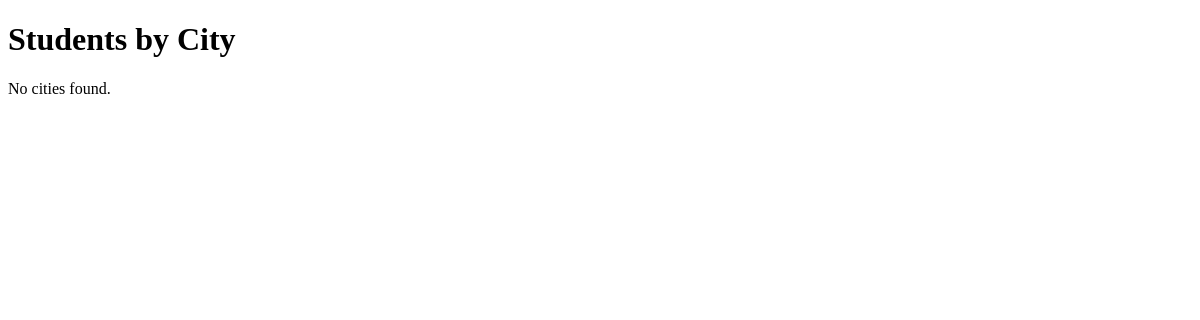
/books/lab8/task6, run on an earlier commit of the app's database.
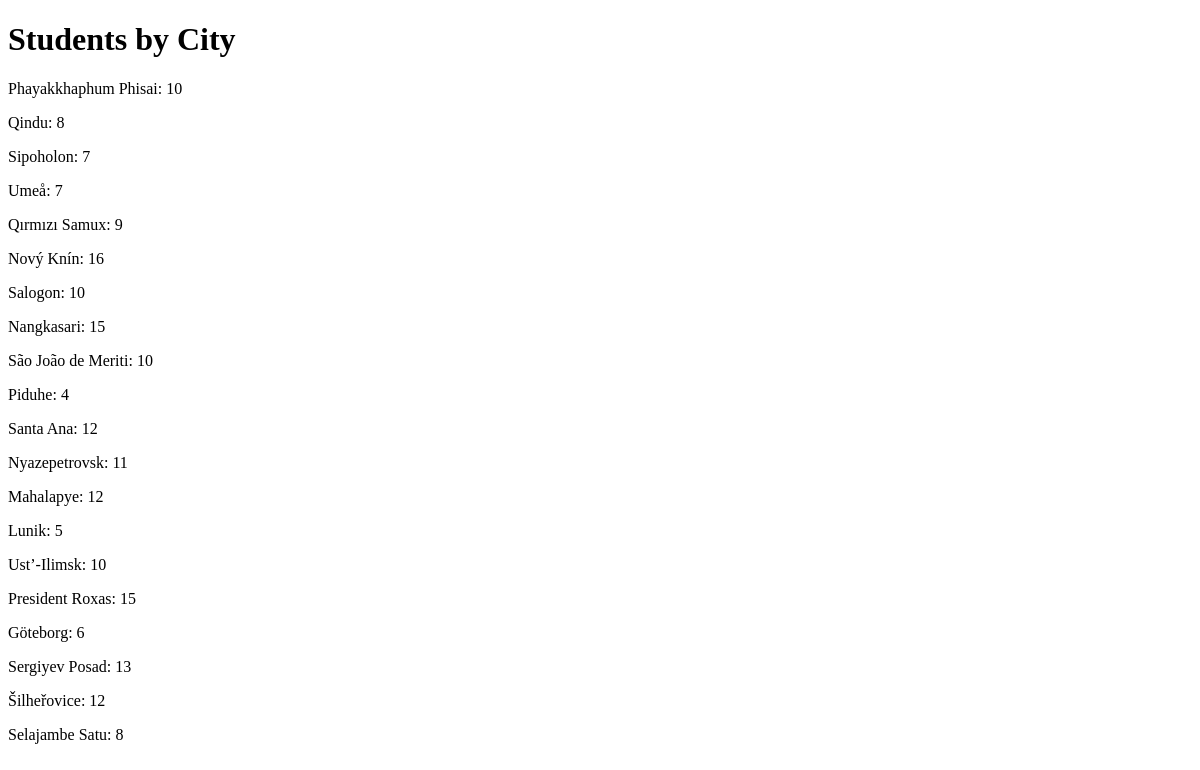
And on a later commit of the database.
### apps/bookmodule/models.py (models this page shows)
class Address (models.Model):
    city = models.CharField(max_length = 50)

### apps/bookmodule/views.py (the view)
# urls.py: path('lab8/task6', views.task6, name='task6'),
def task6(request):
    cities = Address.objects.annotate(
        student_count=Count('student')
    ).values('city', 'student_count')
    context = {
        'cities': cities
    }
    return render(request, 'bookmodule/task6.html', context)

### apps/templates/bookmodule/task6.html (shortened to what this page needs)
{% extends "layouts/base.html" %}
{% load static %}
{% block content %}
<!DOCTYPE html>
<html>
<head>
</head>
<body>
    <h1>Students by City</h1>
    {% for city in cities %}
    <p>{{ city.city }}: {{ city.student_count }}</p>
    {% empty %}
    <p>No cities found.</p>
    {% endfor %}
</body>
</html>
{% endblock %}

### apps/templates/layouts/base.html (shortened to what this page needs)
<!DOCTYPE html>
<html>
{% load static %}
<head>
 <link rel="stylesheet" href="{% static 'styles.css' %}">
 <link rel="stylesheet" href="{% static 'main.css' %}">
 <link rel="stylesheet" href="https://cdnjs.cloudflare.com/ajax/libs/fontawesome/4.7.0/css/font-awesome.min.css">
</head>
<body>
 {% block content %} {% endblock content %}
</body>
</html>

What changed in the data, as far as the page shows it:
added Address: city "Phayakkhaphum Phisai", student_count "10"
added Address: city "Qindu", student_count "8"
added Address: city "Sipoholon", student_count "7"
added Address: city "Umeå", student_count "7"
added Address: city "Qırmızı Samux", student_count "9"
added Address: city "Nový Knín", student_count "16"
added Address: city "Salogon", student_count "10"
added Address: city "Nangkasari", student_count "15"
added Address: city "São João de Meriti", student_count "10"
added Address: city "Piduhe", student_count "4"
added Address: city "Santa Ana", student_count "12"
added Address: city "Nyazepetrovsk", student_count "11"
added Address: city "Mahalapye", student_count "12"
added Address: city "Lunik", student_count "5"
added Address: city "Ust’-Ilimsk", student_count "10"
added Address: city "President Roxas", student_count "15"
added Address: city "Göteborg", student_count "6"
added Address: city "Sergiyev Posad", student_count "13"
added Address: city "Šilheřovice", student_count "12"
added Address: city "Selajambe Satu", student_count "8"
Also different on the page:
text no longer shown: "No cities found."
